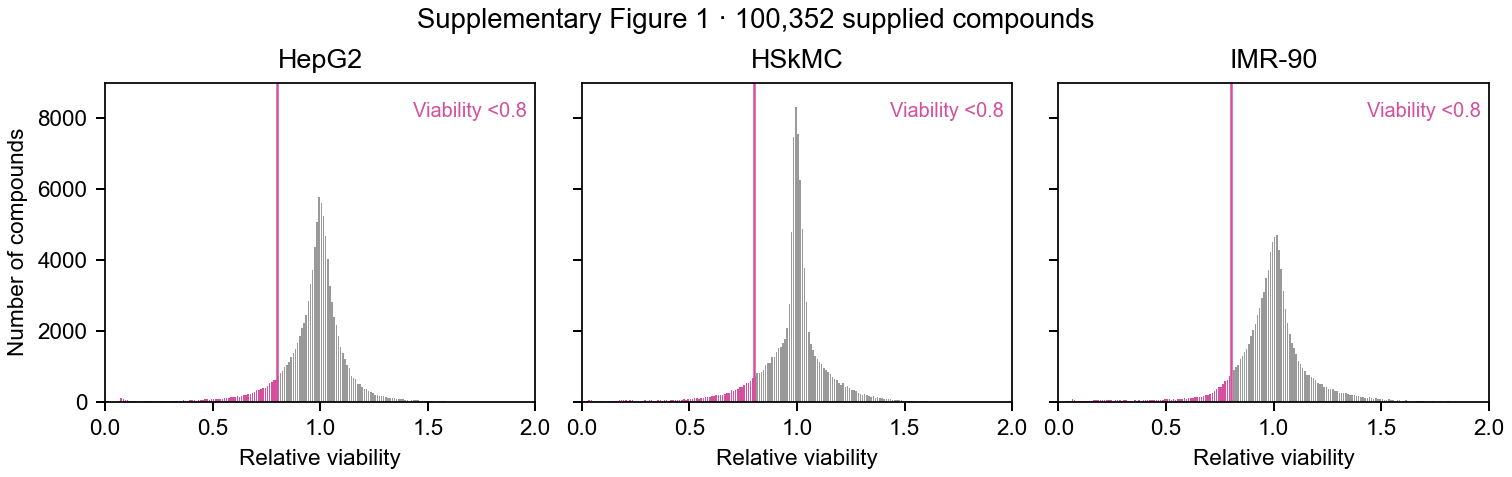

This chart was generated by the following Python code:
"""Plot the three relative-viability distributions in Supplementary Figure 1a."""
from __future__ import annotations
import json
import os
from pathlib import Path
HERE = Path(__file__).resolve().parent
OUTPUT = HERE
os.environ.setdefault("MPLCONFIGDIR",str(HERE.parents[1] / ".matplotlib_cache"))
import matplotlib
matplotlib.use("Agg")
import matplotlib.pyplot as plt
import numpy as np
import pandas as pd

SOURCE = Path("/Users/asselism/Desktop/Collins_Lab/Repositories/safetynet-private/datasets/toxicity_datasets/safetynet_100k_cytotoxicity_dataset.csv")
COLUMNS = [f"{name}_Signal_at_10uM" for name in ("HepG2","HSkMC","IMR90")]


def render(frame, bin_count, stem):
    edges = np.linspace(0,2,bin_count+1)
    plt.rcParams.update({"font.family":"Arial","font.size":9,"axes.linewidth":.7,"svg.fonttype":"none"})
    fig, axes = plt.subplots(1,3,figsize=(8.4,2.65),sharey=True,layout="constrained")
    table,counts_outside = [],{}
    for ax,column,label in zip(axes,COLUMNS,("HepG2","HSkMC","IMR-90")):
        values = frame[column].dropna().to_numpy()
        heights,_ = np.histogram(values,bins=edges)
        centers = (edges[:-1]+edges[1:])/2
        colors = np.where(centers<.8,"#d4509c","#999999")
        ax.bar(centers,heights,width=np.diff(edges)*.7,color=colors,linewidth=0)
        ax.axvline(.8,color="#d4509c",lw=1)
        ax.text(.98,.94,"Viability <0.8",ha="right",va="top",transform=ax.transAxes,color="#d4509c",fontsize=8)
        ax.set(title=label,xlim=(0,2),ylim=(0,9000),xlabel="Relative viability",xticks=[0,.5,1,1.5,2])
        counts_outside[label] = int(((values<0)|(values>2)).sum())
        table.extend({"cell_line":label,"bin_left":lo,"bin_right":hi,"count":int(n)} for lo,hi,n in zip(edges[:-1],edges[1:],heights))
    axes[0].set_ylabel("Number of compounds")
    fig.suptitle(f"Supplementary Figure 1 · {len(frame):,} supplied compounds",fontsize=11)
    fig.savefig(OUTPUT/f"{stem}.svg")
    fig.savefig(OUTPUT/f"{stem}.png",dpi=180)
    plt.close(fig)
    pd.DataFrame(table).to_csv(OUTPUT/f"{stem}_bins.csv",index=False)
    return {"bin_count":bin_count,"bin_width":float(edges[1]),"outside_display_range":counts_outside,
            "histogram_maxima":{label:int(max(r["count"] for r in table if r["cell_line"]==label))
                                 for label in ("HepG2","HSkMC","IMR-90")}}


def main():
    OUTPUT.mkdir(parents=True, exist_ok=True)
    frame = pd.read_csv(SOURCE,usecols=COLUMNS)
    if frame.isna().any().any():
        raise ValueError("Missing viability values require an explicit handling policy.")
    # Compare 0.02-wide and 0.01-wide bins across the displayed viability range.
    initial = render(frame,100,"iteration_1")
    refined = render(frame,200,"supplementary_figure_1a")
    report = {"input_rows":len(frame),"artwork_rows":100390,"cutoff":.8,
              "initial":initial,"refined":refined,
              "remaining_difference":"Input cohort: 100,352 rows. Reference cohort: 100,390 rows.",
              "normalization":"Existing relative viability used directly; values outside 0–2 counted but not drawn."}
    (OUTPUT/"validation.json").write_text(json.dumps(report,indent=2)+"\n")
    print(json.dumps(report,indent=2))


if __name__ == "__main__":
    main()
